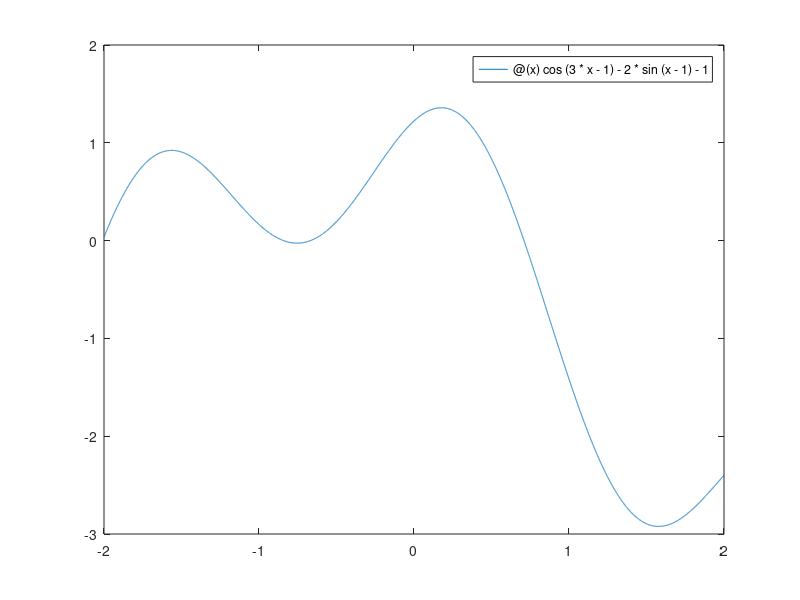

Reproduce this figure in MATLAB.
%% 3. feladat második legnagyobb zérushely

A = [1 12 27 -108 -324 0];

roots(A)

%% 4. feladat 0-hoz közeli lokális minimum
f = @(x) sin(2*x - 1)*cos(x^2-1);

fminsearch(f,0)

%% 5. feladat ...=0, fplot
f = @(x) cos(3*x-1)-2*sin(x-1)-1

fplot(f,[-2 2])
fzero(f,-0.5)
%% 6. feladat x1,x2
f = @(x) x(1)^6 + x(1)^4*x(2)^2 - 3*x(1)^4 + x(1)^2*x(2)^2 - 1;

[x f] = fminsearch(f,[0 0])